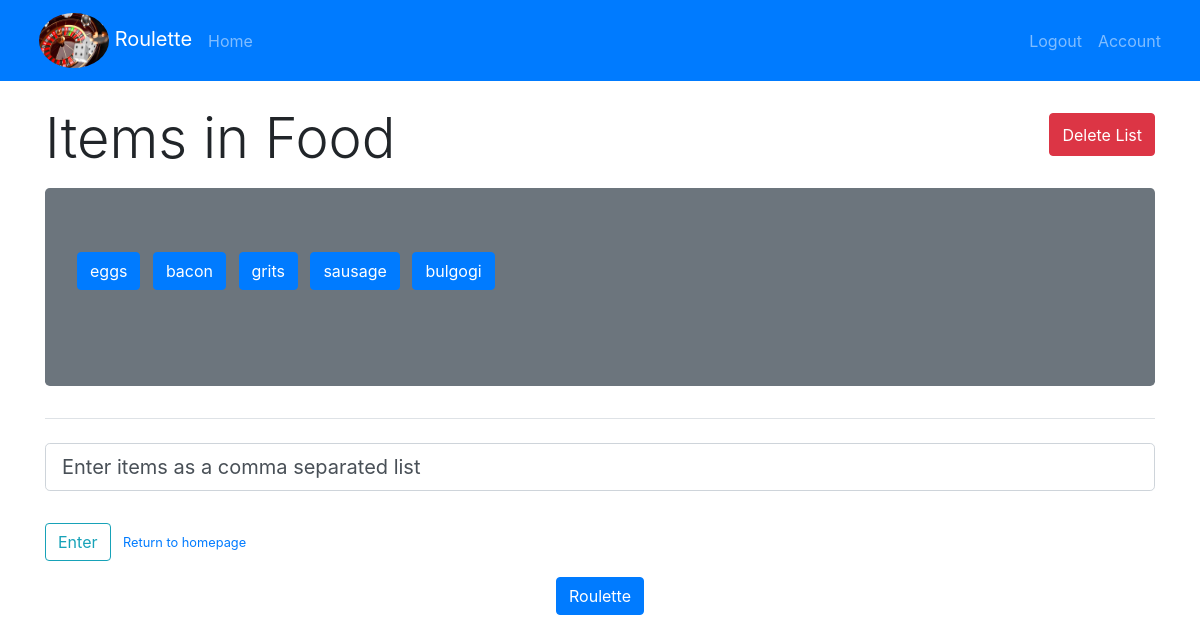
The page /list/1 (signed in) on the database as committed earlier.
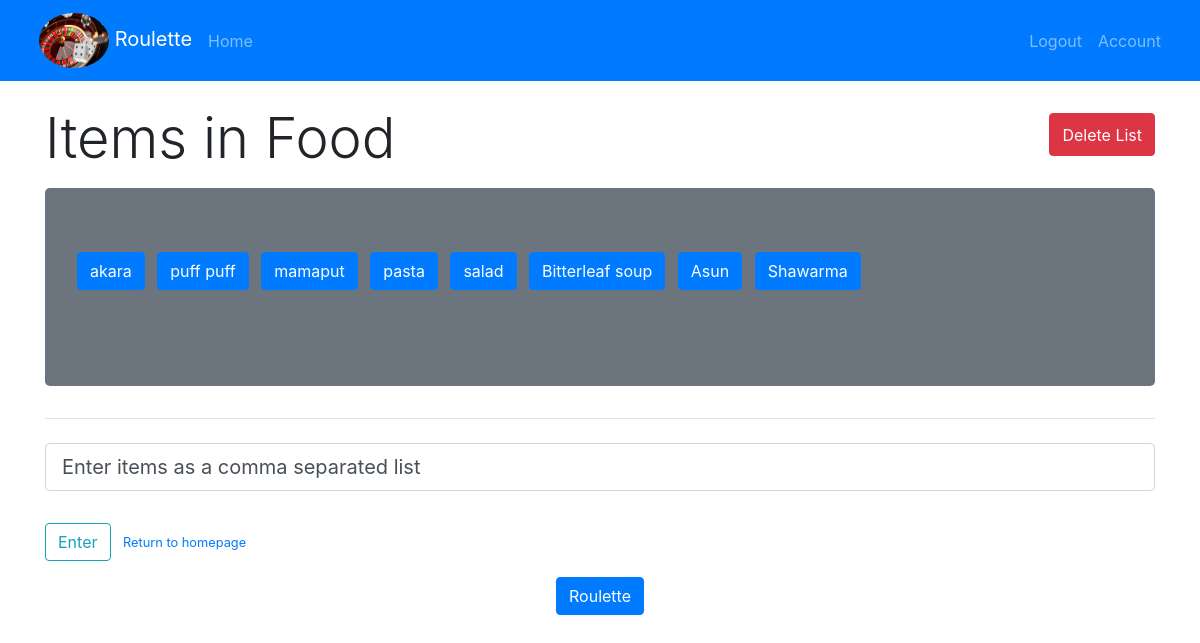
The same page on the database as committed later.
### roulette/models.py (models this page shows, shortened)
class List(db.Model):
    id = db.Column(db.Integer, primary_key=True)
    title = db.Column(db.String(100), nullable=False)
    user_id = db.Column(db.Integer, db.ForeignKey('user.id'), nullable=False)
    items = db.relationship('Item', backref='list', lazy=True)

class Item(db.Model):
    id = db.Column(db.Integer, primary_key=True)
    title = db.Column(db.String(100), nullable=False)
    list_id = db.Column(db.Integer, db.ForeignKey('list.id'), nullable=False)

### roulette/routes.py (the view, shortened to what this page needs)
@app.route("/list/<int:list_id>", methods=['POST', 'GET'])
@login_required
def list(list_id):
    roulette = ""
    form = ItemForm()
    current_list = List.query.filter_by(
        user_id=current_user.id,  id=list_id).first_or_404()
    if request.method == 'POST':
        if request.form.get('roulette_btn'):
            roulette = random.choice(current_list.items).title
            return render_template('list.html', list=current_list, form=form, roulette=roulette)
    return render_template('list.html', list=current_list, form=form, roulette=roulette)

### roulette/forms.py
class ItemForm(FlaskForm):
    item_list = StringField(
        'Items', validators=[DataRequired()], default='Enter items as a comma separated list')
    submit = SubmitField('Enter')

### roulette/models.py (called while the page is built)
@login_manager.user_loader
def load_user(user_id):
    return User.query.get(int(user_id))

### roulette/templates/list.html (shortened to what this page needs)
{% extends 'base.html' %}
{% block body %}
<div class = "mb-2 d-flex justify-content-between">
    <h1 class = "mr-4 display-4"> Items in {{list.title}}</h1>
    <button type="button" class="btn btn-danger ml-4 mb-4 mt-2" data-toggle="modal" data-target="#deleteModal">Delete
        List</button>
</div>
<div class = "jumbotron bg-secondary">
    <ul class = "list-inline">
        {% for item in list.items %}
        <li class = "list-inline-item">
            <form action="{{url_for('delete_item', list_id=list.id, item_id=item.id )}}" method='POST'>
                <button type="submit" class="btn btn-primary mb-3" data-toggle="tooltip" title="Click to delete item" data-placement="top">
                    {{item.title}}
                </button>
            </form>
        </li>
        {% endfor %}
    </ul>
</div>
<form method="POST" action="">
    <fieldset class="form-group">
        <legend class="border-bottom mb-4"></legend>
        <div class="form-group">
            {% if form.item_list.errors %}
            {{ form.item_list(class="form-control form-control-lg is-invalid")}}
            <div class="invalid-feedback">
                {% for error in form.item_list.errors %}
                <span>{{error}}</span>
                {% endfor %}
            </div>
            {% else %}
            {{form.item_list(class="form-control form-control-lg")}}
            {% endif %}
        </div>
    </fieldset>
    <div class="form-group d-inline">
        {{form.submit(class="btn btn-outline-info")}}
    </div>
    <small class="text-muted ml-2 d-inline">
        <a href="{{url_for('home')}}">Return to homepage</a>
    </small>
</form>
<div class = "text-center mb-5">
    <form action="{{url_for('list', list_id=list.id )}}" method='POST'>
        <button type="submit" class=" btn btn-primary mt-3 mb-3 " name='roulette_btn' value='roulette'>
            Roulette</button>
    </form>
    <br>
</div>
{% endblock %}

### roulette/templates/base.html (shortened to what this page needs)
<!DOCTYPE html>
<head>
    <link rel="stylesheet" href="https://stackpath.bootstrapcdn.com/bootstrap/4.5.0/css/bootstrap.min.css"
>
    <link rel="stylesheet" href="{{url_for('static', filename = 'main.css')}}">
</head>
<body>
    <nav class="navbar navbar-expand-md navbar-dark bg-primary mb-4" id="navbar">
        <div class="container-fluid">
            <a class = "navbar-brand mr-auto ml-2 mr-5" href = "/">
                <img class = "logo" src = "{{url_for('static', filename='img/roulette.jpg')}}" alt = 'roulette table pic'/>
                Roulette
            </a>
            <div class="collapse navbar-collapse" id="mainNav">
            {% if current_user.is_authenticated %}
                <ul class="navbar-nav ml-2">
                  <li class ="nav-item">
                      <a class = "nav-link" href="{{ url_for('home')}}">Home</a>
                  </li>
                </div>
            {% endif %}
                <ul class="navbar-nav ml-auto">
                    {% if current_user.is_authenticated %}
                        <li class = "nav-item">
                            <a class = "nav-link" href = "{{url_for('logout')}}"> Logout </a>
                        </li>
                        <li class = "nav-item">
                            <a class = "nav-link" href="{{url_for('account')}}">Account</a>
                        </li>
                    {% endif %}
                </ul>
            </div>
    </nav>
    <div class="container">
        {% block body %} {% endblock %}
    </div>
</body>
</html>

### roulette/static/main.css (style rules this page uses)
.logo { width: 70px; height: 55px; border-radius: 90%; }

Rows that differ between the two databases and show on the page:
removed Item: title "eggs"
removed Item: title "bacon"
removed Item: title "grits"
removed Item: title "sausage"
removed Item: title "bulgogi"
added Item: title "akara"
added Item: title "puff puff"
added Item: title "mamaput"
added Item: title "pasta"
added Item: title "salad"
added Item: title "Bitterleaf soup"
added Item: title "Asun"
added Item: title "Shawarma"
